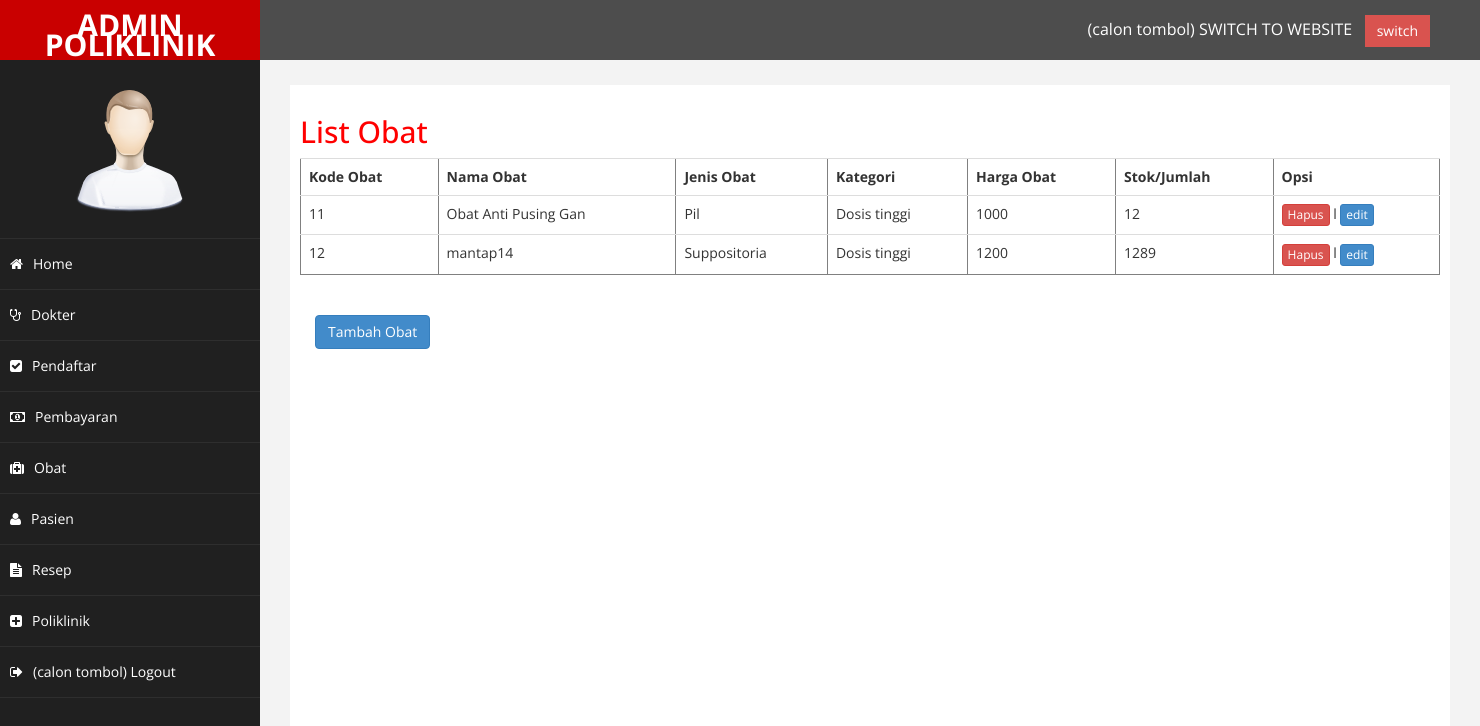
Page /admin/index.php?halaman=obat on the committed database.
### tables this page shows
CREATE TABLE `obat` (
  `kode_obat` int(20) NOT NULL,
  `nama_obat` varchar(50) NOT NULL,
  `jenis_obat` varchar(50) NOT NULL,
  `kategori` varchar(50) NOT NULL,
  `harga_obat` int(20) NOT NULL,
  `jumlah_obat` int(20) NOT NULL
);

### admin/modalobat.php (the view, shortened to what this page needs)
 <div class="container">
  <br/>
  <button type="button" class="btn btn-primary btn-s" data-toggle="modal" data-target="#myModal">Tambah Obat</button>
</body>
</html>
      </div>
    </div>
  </div>

### admin/listobat.php (shortened to what this page needs)
<?php include 'koneksi.php' ?>
<!DOCTYPE html>
<html>
<head>
</head>
<body>
<h2>List Obat</h2>
 <table border="1" class="table">
	<tr>
		<th>Kode Obat</th>
		<th>Nama Obat</th>
		<th>Jenis Obat</th>
		<th>Kategori</th>
		<th>Harga Obat</th>
		<th>Stok/Jumlah</th>
		<th>Opsi</th>
	</tr>
	<?php $ambil=$con->query("SELECT * FROM obat"); ?>
	<?php while($pecah=$ambil->fetch_assoc()){ ?>
	<tr>
		<td><?php echo $pecah['kode_obat']; ?></td>
		<td><?php echo $pecah['nama_obat']; ?></td>
		<td><?php echo $pecah['jenis_obat']; ?></td>
		<td><?php echo $pecah['kategori']; ?></td>
		<td><?php echo $pecah['harga_obat']; ?></td>
		<td><?php echo $pecah['jumlah_obat']; ?></td>
		<td><a class="btn btn-danger btn-xs" href="hapusobat.php?id=<?php echo $pecah['kode_obat']; ?>" onclick="return confirm('Anda yakin mau menghapus item ini ?')">Hapus</a> l <a href="index.php?halaman=editobat&id=<?php echo $pecah['kode_obat']; ?>" class="btn btn-primary btn-xs">edit</a></td>
	</tr>
	<?php } ?>
</table>
<?php include 'modalobat.php' ?>
</body>
</html>

### admin/assets/css/custom.css (style rules this page uses)
body { font-family: 'Open Sans', sans-serif; }
h2 { color: #f00; }

### rows in the picture
obat: kode_obat "11", nama_obat "Obat Anti Pusing Gan", jenis_obat "Pil", kategori "Dosis tinggi", harga_obat "1000", jumlah_obat "12"
obat: kode_obat "12", nama_obat "mantap14", jenis_obat "Suppositoria", kategori "Dosis tinggi", harga_obat "1200", jumlah_obat "1289"
